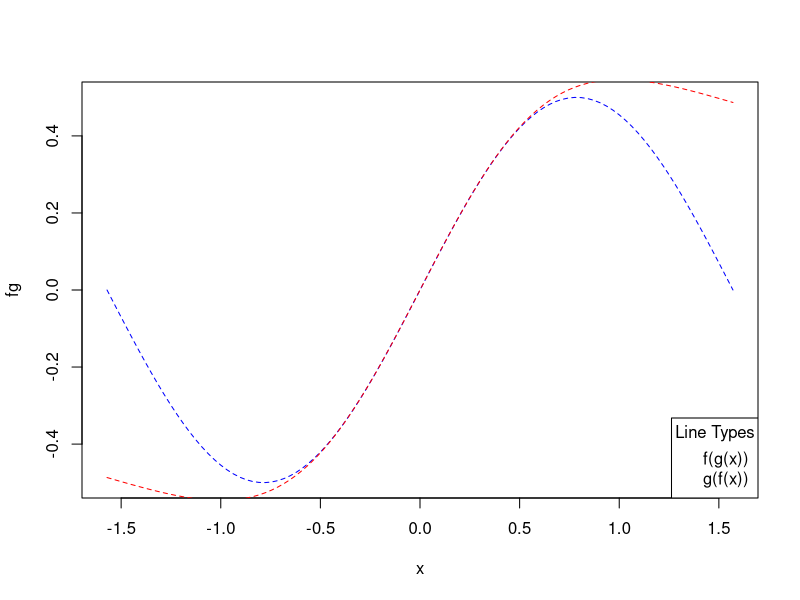

Here is the R script that generated this plot: (Note: this script raises an error after producing the figure.)
# question 1
x = seq(from=-pi/2, to=pi/2, length=100)

f <- function(x) {
  return(x/(1+x^2))
}

g <- function(x) {
  return(sin(x)/cos(x))
}


fg <- f(g(x))
gf <- g(f(x))

plot(x, fg, col='blue', lty='dashed', type='l')
lines(x, gf, col='red', lty='dashed', type='l')
# add a legend to the chart
legend('bottomright', title='Line Types', legend=c('f(g(x))', 'g(f(x))'))

# question 2
x <- seq(from=0, to=3, by=1)
N <- seq(from=1, to=3, by=1)

container <- c()

for (n in N) {
  for (X in x) {
    # internal sum for a specific x and a specific N value 
    sum_result <- 0
    for (i in 0:n) {
      sum_result = sum_result + ((-1)^i) * (X^(2*i))/(fact(2*i))
    }
    container = c(container, sum_result)
  }
}
z <-1
# loop through and return results
cat(sprintf('%f %f %f %f \n', cos(x)[z],cos(x)[z+1], cos(x)[z+2], cos(x)[z+3]))
for (i in 1:3) {
  cat(sprintf('%f %f %f %f \n', container[z],container[z+1], container[z+2], container[z+3]))
  z<-z+4
  #cat(sprintf('%f %f %f %f \n', container[4*i+1], container[4*i+2], container, container[4*i+3]))
}


